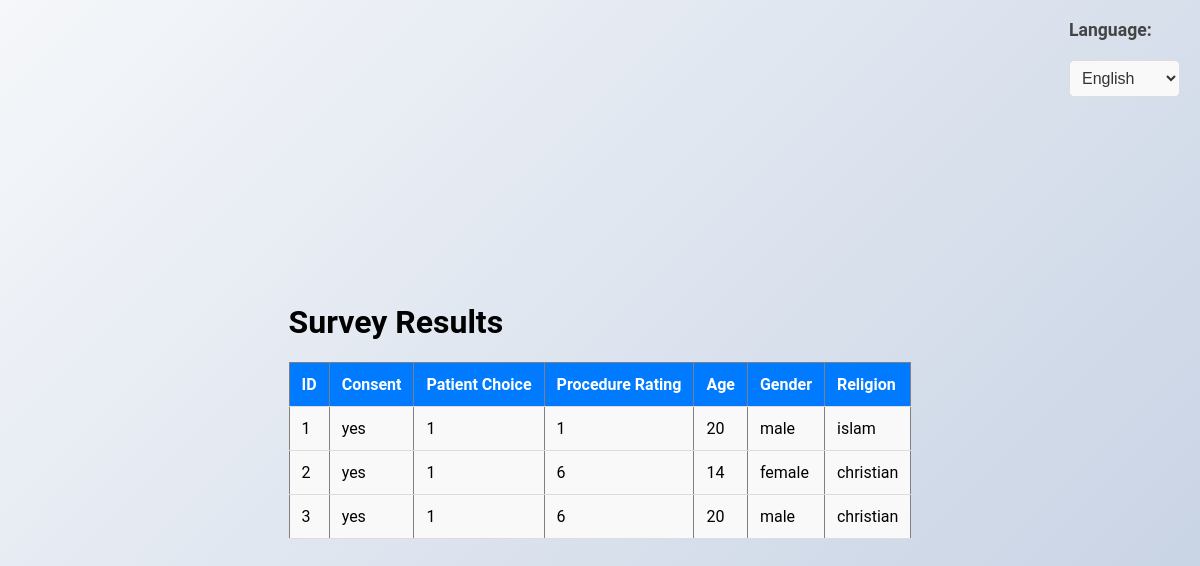
The page /results (signed in) on the database as committed earlier.
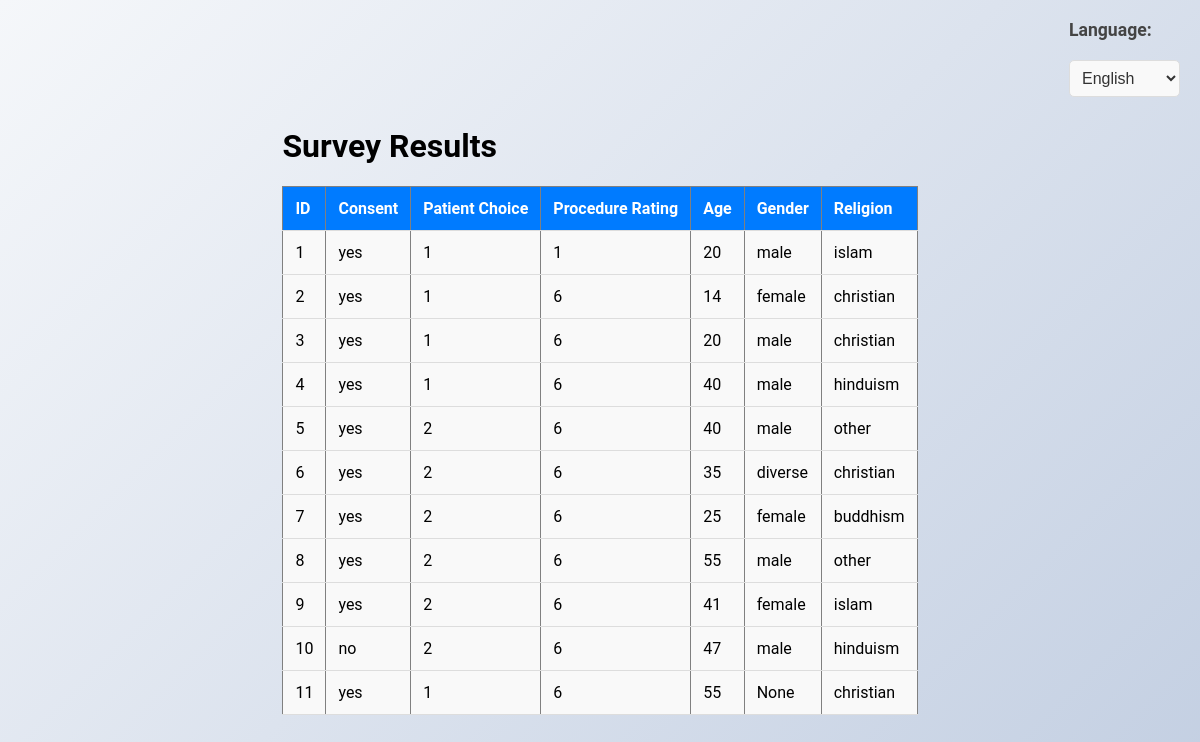
The same page on the database as committed later.
### tables this page shows
CREATE TABLE survey (
            id INTEGER PRIMARY KEY AUTOINCREMENT,
            consent TEXT,
            patient_choice TEXT,
            procedure_rating TEXT,
            age INTEGER,
            gender TEXT,
            religion TEXT
        );

### app.py (the view)
@app.route('/results')
def results():
    if 'admin' in session:  # Check if user is logged in as admin
        conn = get_db_connection()
        surveys = conn.execute('SELECT * FROM survey').fetchall()
        conn.close()
        return render_template('results.html', surveys=surveys)
    else:
        return redirect('/admin')  # Redirect to login page if not an admin

### app.py (called while the page is built)
def get_db_connection():
    conn = sqlite3.connect('database.db')
    conn.row_factory = sqlite3.Row
    return conn

### templates/results.html (shortened to what this page needs)
<!DOCTYPE html>
<html lang="en">
<head>
    <link rel="stylesheet" href="{{ url_for('static', filename='css/style.css') }}">
</head>
<body data-page="result">
<div class="language-switcher">
    <label for="language-switcher">Language:</label>
    <select id="language-switcher">
        <option value="en">English</option>
    </select>
</div>
<div class="result-container">
    <h1 id="result-title">Survey Results</h1>
    <table border="1" class="result-table">
        <thead>
            <tr>
                <th id="id-column">ID</th>
                <th id="consent-column">Consent</th>
                <th id="patient-choice-column">Patient Choice</th>
                <th id="procedure-rating-column">Procedure Rating</th>
                <th id="age-column">Age</th>
                <th id="gender-column">Gender</th>
                <th id="religion-column">Religion</th>
            </tr>
        </thead>
        <tbody>
            {% for survey in surveys %}
            <tr>
                <td>{{ survey['id'] }}</td>
                <td>{{ survey['consent'] }}</td>
                <td>{{ survey['patient_choice'] }}</td>
                <td>{{ survey['procedure_rating'] }}</td>
                <td>{{ survey['age'] }}</td>
                <td>{{ survey['gender'] }}</td>
                <td>{{ survey['religion'] }}</td>
            </tr>
            {% endfor %}
        </tbody>
    </table>
</div>
</body>
</html>

### static/css/style.css (style rules this page uses)
body { font-family: 'Roboto', sans-serif; background: linear-gradient(135deg, #f5f7fa 0%, #c3cfe2 100%); display: flex; justify-content: center; align-items: center; min-height: 100vh; margin: 0; }
label { font-size: 1.1em; font-weight: bold; color: #444; margin-bottom: 10px; display: block; }
input[type="number"], select, input[type="text"], input[type="email"], textarea { width: 100%; padding: 12px; margin-top: 10px; margin-bottom: 20px; border-radius: 8px; border: 1px solid #ddd; background-color: #f9f9f9; font-size: 1em; color: #333; transition: border-color 0.3s ease; }
input[type="radio"], input[type="number"], select { display: inline-block; margin-right: 15px; margin-bottom: 10px; }
.language-switcher { position: absolute; top: 20px; right: 20px; z-index: 1000; }
.language-switcher select { padding: 8px; border-radius: 5px; font-size: 1em; }
.result-container { margin-top: 40px; padding: 20px; }
.result-table { width: 100%; border-collapse: collapse; margin: 20px 0; }
.result-table th, .result-table td { padding: 12px; text-align: left; border-bottom: 1px solid #ddd; }
.result-table th { background-color: #007bff; color: white; }
.result-table td { background-color: #f9f9f9; }

Rows that differ between the two databases and show on the page:
added survey: id "4", consent "yes", patient_choice "1", procedure_rating "6", age "40", gender "male", religion "hinduism"
added survey: id "5", consent "yes", patient_choice "2", procedure_rating "6", age "40", gender "male", religion "other"
added survey: id "6", consent "yes", patient_choice "2", procedure_rating "6", age "35", gender "diverse", religion "christian"
added survey: id "7", consent "yes", patient_choice "2", procedure_rating "6", age "25", gender "female", religion "buddhism"
added survey: id "8", consent "yes", patient_choice "2", procedure_rating "6", age "55", gender "male", religion "other"
added survey: id "9", consent "yes", patient_choice "2", procedure_rating "6", age "41", gender "female", religion "islam"
added survey: id "10", consent "no", patient_choice "2", procedure_rating "6", age "47", gender "male", religion "hinduism"
added survey: id "11", consent "yes", patient_choice "1", procedure_rating "6", age "55", gender "None", religion "christian"
